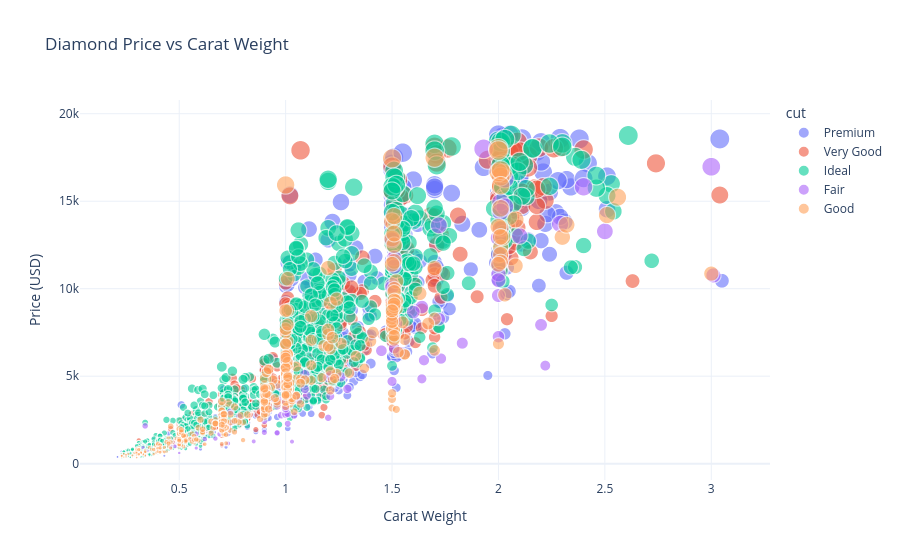

Notebook cell for this chart:
### Markdown cell above
### 7.1 Scatter Plot

### Code cell
# ── Plotly Scatter Plot ───────────────────────────────────────────────────
fig = px.scatter(
    px_df,
    x='carat',
    y='price',
    color='cut',                           # colour by category
    size='price',                          # bubble size
    hover_data=['clarity', 'color'],       # extra info in tooltip
    title='Diamond Price vs Carat Weight',
    labels={'carat': 'Carat Weight', 'price': 'Price (USD)'},
    opacity=0.6,
    template='plotly_white'                # theme: plotly | plotly_dark | ggplot2 | seaborn
)
fig.show()
# ► Tip: click legend items to toggle categories on/off

### Figure 1 — Plotly figure (JSON) as saved in the notebook; plotly's stock layout.template omitted (floating-point values rounded to 4 significant figures; data arrays with more than 128 entries replaced by an {"elided": "..."} marker saying what was removed)
{"data": [{"customdata": {"elided": "1447x2 str values"}, "hovertemplate": "cut=Premium<br>Carat Weight=%{x}<br>Price (USD)=%{marker.size}<br>clarity=%{customdata[0]}<br>color=%{customdata[1]}<extra></extra>", "legendgroup": "Premium", "marker": {"color": "#636efa", "opacity": 0.6, "size": {"elided": "1447 int values"}, "sizemode": "area", "sizeref": 46.99, "symbol": "circle"}, "mode": "markers", "name": "Premium", "showlegend": true, "type": "scattergl", "x": {"elided": "1447 float values"}, "xaxis": "x", "y": {"elided": "1447 int values"}, "yaxis": "y"}, {"customdata": {"elided": "1195x2 str values"}, "hovertemplate": "cut=Very Good<br>Carat Weight=%{x}<br>Price (USD)=%{marker.size}<br>clarity=%{customdata[0]}<br>color=%{customdata[1]}<extra></extra>", "legendgroup": "Very Good", "marker": {"color": "#EF553B", "opacity": 0.6, "size": {"elided": "1195 int values"}, "sizemode": "area", "sizeref": 46.99, "symbol": "circle"}, "mode": "markers", "name": "Very Good", "showlegend": true, "type": "scattergl", "x": {"elided": "1195 float values"}, "xaxis": "x", "y": {"elided": "1195 int values"}, "yaxis": "y"}, {"customdata": {"elided": "2127x2 str values"}, "hovertemplate": "cut=Ideal<br>Carat Weight=%{x}<br>Price (USD)=%{marker.size}<br>clarity=%{customdata[0]}<br>color=%{customdata[1]}<extra></extra>", "legendgroup": "Ideal", "marker": {"color": "#00cc96", "opacity": 0.6, "size": {"elided": "2127 int values"}, "sizemode": "area", "sizeref": 46.99, "symbol": "circle"}, "mode": "markers", "name": "Ideal", "showlegend": true, "type": "scattergl", "x": {"elided": "2127 float values"}, "xaxis": "x", "y": {"elided": "2127 int values"}, "yaxis": "y"}, {"customdata": {"elided": "168x2 str values"}, "hovertemplate": "cut=Fair<br>Carat Weight=%{x}<br>Price (USD)=%{marker.size}<br>clarity=%{customdata[0]}<br>color=%{customdata[1]}<extra></extra>", "legendgroup": "Fair", "marker": {"color": "#ab63fa", "opacity": 0.6, "size": {"elided": "168 int values"}, "sizemode": "area", "sizeref": 46.99, "symbol": "circle"}, "mode": "markers", "name": "Fair", "showlegend": true, "type": "scattergl", "x": {"elided": "168 float values"}, "xaxis": "x", "y": {"elided": "168 int values"}, "yaxis": "y"}, {"customdata": {"elided": "457x2 str values"}, "hovertemplate": "cut=Good<br>Carat Weight=%{x}<br>Price (USD)=%{marker.size}<br>clarity=%{customdata[0]}<br>color=%{customdata[1]}<extra></extra>", "legendgroup": "Good", "marker": {"color": "#FFA15A", "opacity": 0.6, "size": {"elided": "457 int values"}, "sizemode": "area", "sizeref": 46.99, "symbol": "circle"}, "mode": "markers", "name": "Good", "showlegend": true, "type": "scattergl", "x": {"elided": "457 float values"}, "xaxis": "x", "y": {"elided": "457 int values"}, "yaxis": "y"}], "layout": {"legend": {"itemsizing": "constant", "title": {"text": "cut"}, "tracegroupgap": 0}, "title": {"text": "Diamond Price vs Carat Weight"}, "xaxis": {"anchor": "y", "domain": [0, 1], "title": {"text": "Carat Weight"}}, "yaxis": {"anchor": "x", "domain": [0, 1], "title": {"text": "Price (USD)"}}}}
